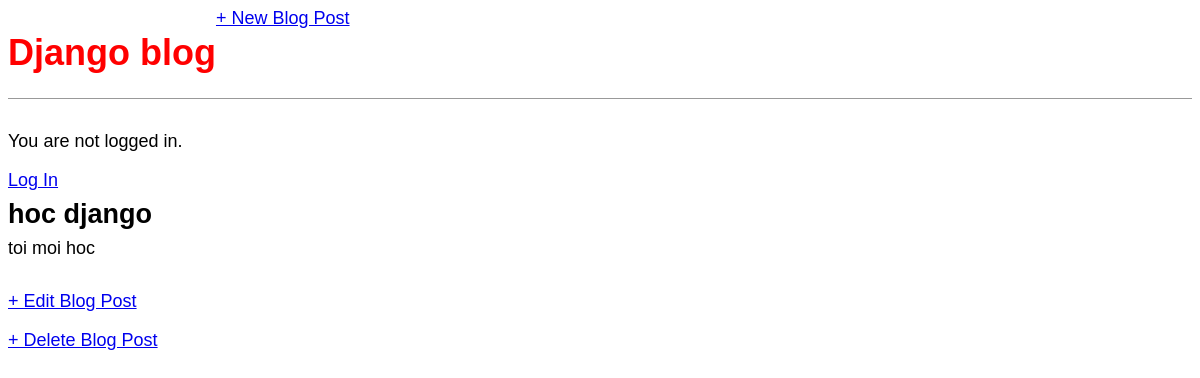
/post/1/, run on an earlier commit of the app's database.
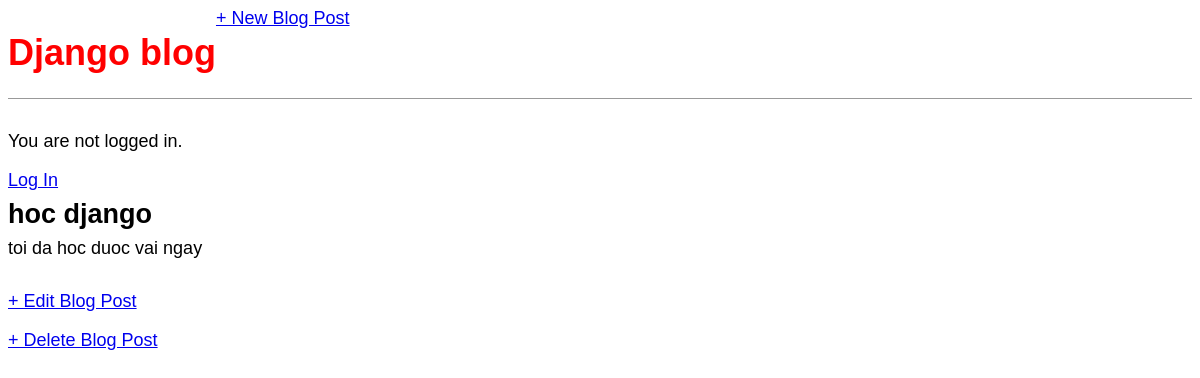
And on a later commit of the database.
### blog/models.py (models this page shows, shortened)
class Post(models.Model):
    title = models.CharField(max_length=200)
    author = models.ForeignKey(
        'auth.User',
        on_delete=models.CASCADE,
    )
    body = models.TextField()

### blog/views.py (the view)
# urls.py: path('post/<int:pk>/', BlogDetailView.as_view(), name='post_detail'),
class BlogDetailView(DetailView):
    model = Post
    template_name = 'post_detail.html'

### templates/post_detail.html
{% extends 'base.html' %}
{% block content %}
    <div class="post-entry">
        <h2>{{ post.title }}</h2>
        <p>{{ post.body }}</p>
    </div>
    <p><a href="{% url 'post_edit' post.pk %}">+ Edit Blog Post</a></p>
    <p><a href="{% url 'post_delete' post.pk %}">+ Delete Blog Post</a></p>
{% endblock content %}

What changed in the data, as far as the page shows it:
changed Post "hoc django": body "toi moi hoc" → "toi da hoc duoc vai ngay"
